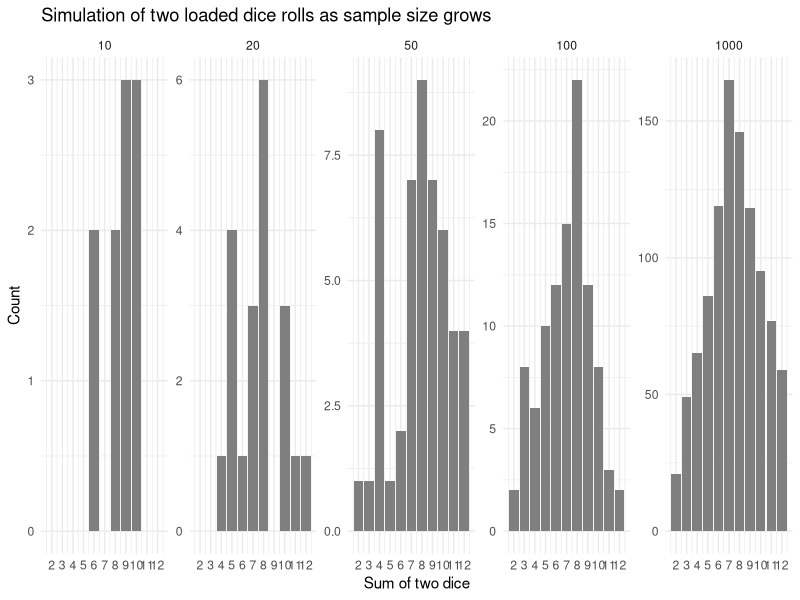

Write the R code that produced this figure.
## ---- chunk 1
#| message: false
library(tidyverse)
## ---- chunk 2
#| cache: true
throw_dice <- function(n, weights = rep(1/6, 6)) {
  die1 <- sample(1:6, size = n, replace = TRUE, prob = weights)
  die2 <- sample(1:6, size = n, replace = TRUE, prob = weights)
  die1 + die2
}
## ---- chunk 3
set.seed(10)
tibble(n = c(10, 20, 50, 100, 1000)) |>
  mutate(sum = map(n, ~ throw_dice(.x, weights = c(0.15, 0.15, 0.15, 0.15, 0.15, 0.25)))) |>
  unnest(cols = c(sum)) |>
  mutate(n = factor(n, levels = c(10, 20, 50, 100, 1000))) |>
  ggplot(aes(x = sum)) +
  geom_bar(fill = "grey50") +
  scale_x_continuous(breaks = 2:12) +
  facet_wrap(~ n, scales = "free_y", nrow = 1) +
  labs(title = "Simulation of two loaded dice rolls as sample size grows",
       x = "Sum of two dice", y = "Count") +
  theme_minimal()
## ---- chunk 4
og_lr <- function(rolls) {
  loaded <- c(0.14, 0.14, 0.14, 0.14, 0.14, 0.30)
  log(loaded[rolls] / (1/6))
}
log_lr <- og_lr
## ---- chunk 5
set.seed(10)
rolls_200 <- sample(1:6, size = 200, replace = TRUE, prob = c(0.14, 0.14, 0.14, 0.14, 0.14, 0.30))
round(1 / (1 + exp(-sum(log_lr(rolls_200)))), 6)
